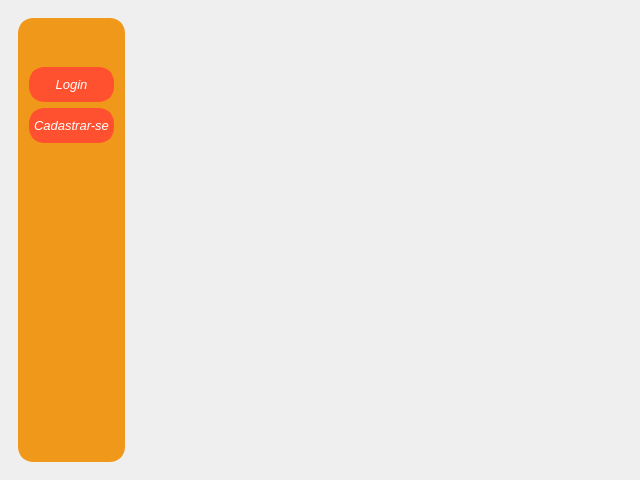
<?xml version="1.0" encoding="UTF-8"?>
<ui version="4.0">
 <class>MainWindow</class>
 <widget class="QMainWindow" name="MainWindow">
  <property name="geometry">
   <rect>
    <x>0</x>
    <y>0</y>
    <width>640</width>
    <height>480</height>
   </rect>
  </property>
  <property name="windowTitle">
   <string>MainWindow</string>
  </property>
  <widget class="QWidget" name="centralwidget">
   <layout class="QHBoxLayout" name="horizontalLayout">
    <item>
     <widget class="QFrame" name="frame">
      <property name="styleSheet">
       <string notr="true"/>
      </property>
      <property name="frameShape">
       <enum>QFrame::NoFrame</enum>
      </property>
      <property name="frameShadow">
       <enum>QFrame::Raised</enum>
      </property>
      <layout class="QHBoxLayout" name="horizontalLayout_2">
       <item>
        <widget class="QFrame" name="frame_2">
         <property name="styleSheet">
          <string notr="true">#frame_2{
border: 2px solid #F09819;
background-color:#F09819;
border-radius: 15px;
}
</string>
         </property>
         <property name="frameShape">
          <enum>QFrame::NoFrame</enum>
         </property>
         <property name="frameShadow">
          <enum>QFrame::Raised</enum>
         </property>
         <layout class="QVBoxLayout" name="verticalLayout_2">
          <item>
           <widget class="QFrame" name="frame_4">
            <property name="frameShape">
             <enum>QFrame::NoFrame</enum>
            </property>
            <property name="frameShadow">
             <enum>QFrame::Raised</enum>
            </property>
            <layout class="QVBoxLayout" name="verticalLayout">
             <item>
              <widget class="QLabel" name="Icon">
               <property name="maximumSize">
                <size>
                 <width>210</width>
                 <height>160</height>
                </size>
               </property>
               <property name="frameShadow">
                <enum>QFrame::Plain</enum>
               </property>
               <property name="text">
                <string/>
               </property>
               <property name="pixmap">
                <pixmap>../assets/img/espeto-removebg-preview.png</pixmap>
               </property>
               <property name="scaledContents">
                <bool>true</bool>
               </property>
              </widget>
             </item>
            </layout>
           </widget>
          </item>
          <item>
           <widget class="QPushButton" name="BtnLogin">
            <property name="font">
             <font>
              <family>Arial</family>
              <pointsize>10</pointsize>
              <italic>true</italic>
             </font>
            </property>
            <property name="styleSheet">
             <string notr="true">QPushButton:focus{ background-color: #003973; border:1 solid; }

.QPushButton{
	background-color: #FF512F;
	color: rgb(255, 255, 255);
	border: 5px solid#FF512F;
	border-radius: 15px;
	height: 25px;
	width: 75px;
}

.QPushButton:hover{
	background-color: #003973;
	border: 2px;
	color: white;
}

</string>
            </property>
            <property name="text">
             <string>Login</string>
            </property>
           </widget>
          </item>
          <item>
           <widget class="QPushButton" name="BtnCadastro">
            <property name="font">
             <font>
              <family>Arial</family>
              <pointsize>10</pointsize>
              <italic>true</italic>
             </font>
            </property>
            <property name="styleSheet">
             <string notr="true">QPushButton:focus{ background-color: #003973; border:1 solid; }

.QPushButton{
	background-color: #FF512F;
	color: rgb(255, 255, 255);
	border: 5px solid#FF512F;
	border-radius: 15px;
	height: 25px;
	width: 75px;
}

.QPushButton:hover{
	background-color: #003973;
	border: 2px;
	color: white;
}

</string>
            </property>
            <property name="text">
             <string>Cadastrar-se</string>
            </property>
           </widget>
          </item>
          <item>
           <spacer name="verticalSpacer">
            <property name="orientation">
             <enum>Qt::Vertical</enum>
            </property>
            <property name="sizeHint" stdset="0">
             <size>
              <width>20</width>
              <height>40</height>
             </size>
            </property>
           </spacer>
          </item>
         </layout>
        </widget>
       </item>
      </layout>
     </widget>
    </item>
    <item>
     <widget class="QStackedWidget" name="StackedWidget"/>
    </item>
   </layout>
  </widget>
 </widget>
 <resources/>
 <connections/>
</ui>
